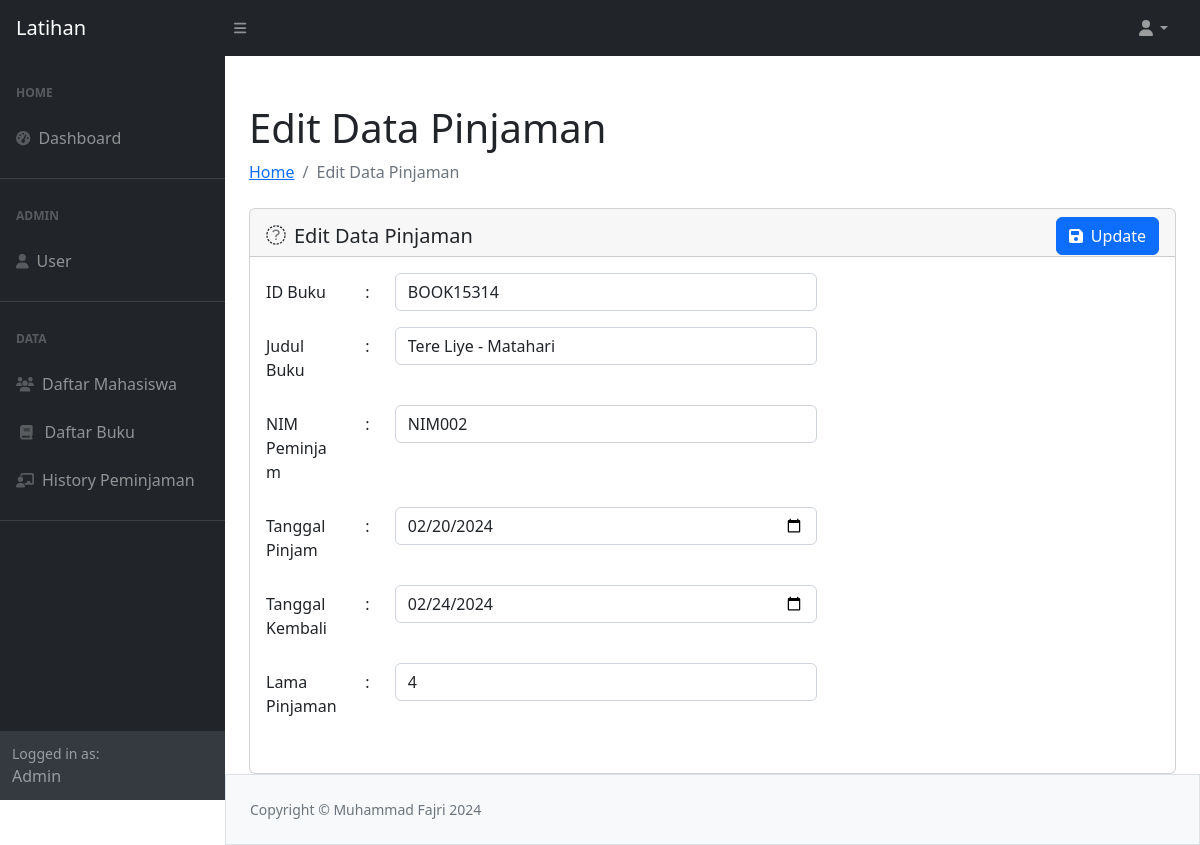
Screenshot of /latihan/pinjambuku/edit-pinjam.php?IdBuku=BOOK15314 with the database file from the repository.
### tables this page shows
CREATE TABLE `transaksipeminjaman` (
  `IdBuku` varchar(20) NOT NULL,
  `NamaBuku` varchar(50) NOT NULL,
  `NimMhs` varchar(20) NOT NULL,
  `TglKembali` date NOT NULL,
  `TglPinjam` date NOT NULL,
  `LamaPinjam` int(20) NOT NULL
);

### latihan/pinjambuku/edit-pinjam.php (the view, shortened to what this page needs)
<?php
require_once("../koneksi.php");
require_once("../template/header.php");
require_once("../template/navbar.php");
require_once("../template/sidebar.php");
$IdBuku = $_GET['IdBuku'];
$datapinjam = mysqli_query($koneksi, "SELECT * FROM transaksipeminjaman WHERE IdBuku = '$IdBuku'");
$data = mysqli_fetch_array($datapinjam);
?>
<div id="layoutSidenav_content">
    <main>
        <div class="container-fluid px-4">
            <h1 class="mt-4">Edit Data Pinjaman</h1>
            <ol class="breadcrumb mb-4">
                <li class="breadcrumb-item"><a href="../index.php"> Home </a></li>
                <li class="breadcrumb-item active">Edit Data Pinjaman</li>
            </ol>
            <div class="card">
                <form action="proses-pinjam.php" method="POST">
                    <div class="card-header">
                        <span class="h5 my-2"><i class="fa-solid fa-square-pen-to-square me-2 mt-2"></i>Edit Data Pinjaman</span>
                        <button type="submit" name="update" class="btn btn-primary float-end ms-1"><i class="fa-solid fa-floppy-disk me-2"></i>Update</button>
                    </div>
                    <div class="card-body">
                        <div class="row">
                            <div class="row">
                                <div class="col-8">
                                    <div class="mb-3 row">
                                        <label for="IdBuku" class="col-sm-2 col-form-label">ID Buku</label>
                                        <label for="" class="col-sm-1 col-form-label">:</label>
                                        <div class="col-sm-9" style="margin-left: -20px;">
                                            <input type="text" name="IdBuku" class="form-control" id="IdBuku" value="<?= $IdBuku ?>" readonly>
                                        </div>
                                    </div>
                                    <div class="mb-3 row">
                                        <label for="" class="col-sm-2 col-form-label">Judul Buku</label>
                                        <label for="" class="col-sm-1 col-form-label">:</label>
                                        <div class="col-sm-9" style="margin-left: -20px;">
                                            <input type="text" name="NamaBuku" class="form-control" id="NamaBuku" value="<?= $data['NamaBuku'] ?>" required>
                                        </div>
                                    </div>
                                    <div class="mb-3 row">
                                        <label for="" class="col-sm-2 col-form-label">NIM Peminjam</label>
                                        <label for="" class="col-sm-1 col-form-label">:</label>
                                        <div class="col-sm-9" style="margin-left: -20px;">
                                            <input type="text" name="NimMhs" class="form-control" id="NimMhs" value="<?= $data['NimMhs'] ?>" required>
                                        </div>
                                    </div>
                                    <div class="mb-3 row">
                                        <label for="" class="col-sm-2 col-form-label">Tanggal Pinjam</label>
                                        <label for="" class="col-sm-1 col-form-label">:</label>
                                        <div class="col-sm-9" style="margin-left: -20px;">
                                            <input type="date" name="TglPinjam" class="form-control" id="TglPinjam" value="<?= $data['TglPinjam'] ?>" required>
                                        </div>
                                    </div>
                                    <div class="mb-3 row">
                                        <label for="" class="col-sm-2 col-form-label">Tanggal Kembali</label>
                                        <label for="" class="col-sm-1 col-form-label">:</label>
                                        <div class="col-sm-9" style="margin-left: -20px;">
                                            <input type="date" name="TglKembali" class="form-control" id="TglKembali" value="<?= $data['TglKembali'] ?>" required>
                                        </div>
                                    </div>
                                    <div class="mb-3 row">
                                        <label for="" class="col-sm-2 col-form-label">Lama Pinjaman</label>
                                        <label for="" class="col-sm-1 col-form-label">:</label>
                                        <div class="col-sm-9" style="margin-left: -20px;">
                                            <input type="text" name="LamaPinjam" class="form-control" id="LamaPinjam" value="<?= $data['LamaPinjam'] ?>" required>
                                        </div>
                                    </div>
                                </div>
                                <div class="col-4"></div>
                            </div>
                        </div>
                    </div>
                </form>
            </div>
        </div>
    </main>
    <?php
    require_once("../template/footer.php");
    ?>

### rows the page displays
transaksipeminjaman: NamaBuku "Tere Liye - Matahari", NimMhs "NIM002", TglPinjam "02/20/2024", TglKembali "02/24/2024", LamaPinjam "4"
